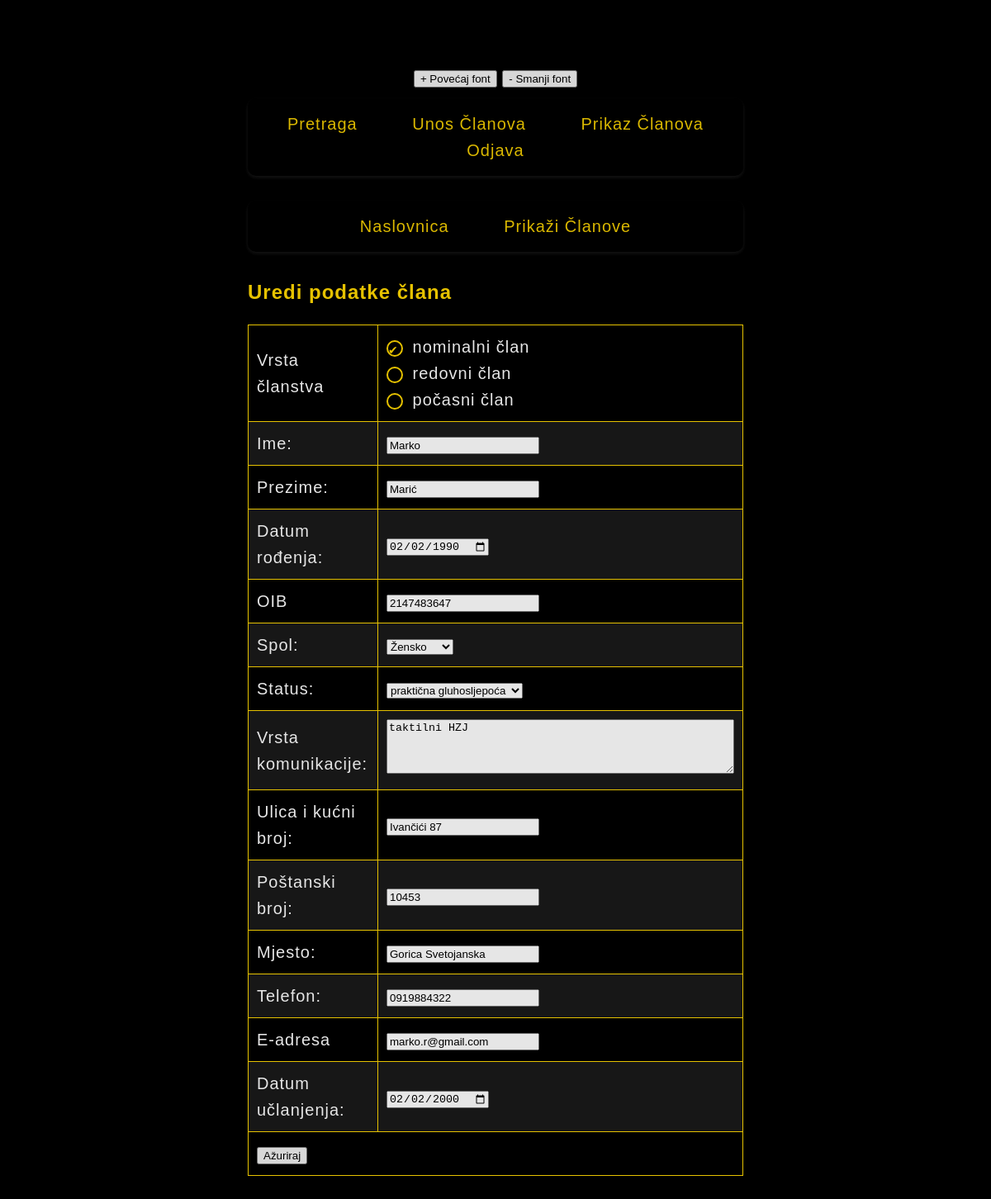
The page /uredi_clana.php?id=2 on the database its author committed.
### tables this page shows
CREATE TABLE IF NOT EXISTS `up_clanovi` (
  `ID` int NOT NULL AUTO_INCREMENT,
  `vrsta` varchar(20) NOT NULL,
  `ime` varchar(20) NOT NULL,
  `prezime` varchar(20) NOT NULL,
  `datum_rodjenja` varchar(20) NOT NULL,
  `oib` varchar(11) NOT NULL,
  `gender` varchar(7) NOT NULL,
  `status` varchar(50) NOT NULL,
  `komunikacija` varchar(255) NOT NULL,
  `ulica` varchar(50) NOT NULL,
  `postanski_broj` varchar(6) NOT NULL,
  `mjesto` varchar(50) NOT NULL,
  `telefon` varchar(20) DEFAULT NULL,
  `email` varchar(50) DEFAULT NULL,
  `clanstvo` varchar(20) NOT NULL,
  PRIMARY KEY (`ID`)
);

### uredi_clana.php (the view, shortened to what this page needs)
<!DOCTYPE html>
<html lang="hr">
<head>
    <link rel="stylesheet" href="rundekstil.css">
</head>
<body>
<?php
include 'header.php';
include 'navigacija.php';
include 'povezivanje.php';
$clan_id = $_GET['id'];
$query = "SELECT * FROM up_clanovi WHERE id = ?";
$stmt = $conn->prepare($query);
$stmt->bind_param("i", $clan_id);
$stmt->execute();
$result = $stmt->get_result();
$id = $result->fetch_assoc();
?>
<nav>
<a href="index.php">Naslovnica</a>
<a href="prikazclanova.php">Prikaži Članove</a>
</nav>
<main>
    <h2>Uredi podatke člana</h2>
    <form action="spremi_izmjene.php" method="POST">
        <table>
    <tr>
        <td><label for="vrsta">Vrsta članstva</label></td>
        <td>
            <label><input type="radio" name="vrsta" value="nominalni" <?php if($id['vrsta'] == 'nominalni') echo 'checked'; ?>> nominalni član</label><br>
            <label><input type="radio" name="vrsta" value="redovni" <?php if($id['vrsta'] == 'redovni') echo 'checked'; ?>> redovni član</label><br>
            <label><input type="radio" name="vrsta" value="pocasni" <?php if($id['vrsta'] == 'pocasni') echo 'checked'; ?>> počasni član</label>
        </td>
    </tr>
    <tr>
        <td><label for="ime">Ime:</label></td>
        <td><input type="text" id="ime" name="ime" value="<?php echo $id['ime']; ?>"></td>
    </tr>
    <tr>
        <td><label for="prezime">Prezime:</label></td>
        <td><input type="text" id="prezime" name="prezime" value="<?php echo $id['prezime']; ?>"></td>
    </tr>
    <tr>
        <td><label for="datum_rodjenja">Datum rođenja:</label></td>
        <td>
            <input type="date" id="datum_rodjenja" name="datum_rodjenja" onchange="displayFormattedDate('datum_rodjenja', 'formattedDateDisplay1')" value="<?php echo $id['datum_rodjenja']; ?>" required>
        </td>
    </tr>
    <tr>
        <td><label for="oib">OIB</label></td>
        <td><input type="number" id="oib" name="oib" value="<?php echo $id['oib']; ?>"></td>
    </tr>
    <tr>
        <td><label for="gender">Spol:</label></td>
        <td>
            <select id="gender" name="gender">
                <option value="Ž" <?php if($id['gender'] == 'Ž') echo 'selected'; ?>>Žensko</option>
            </select>
        </td>
    </tr>
    <tr>
        <td><label for="status">Status:</label></td>
        <td>
            <select id="status" name="status">
                <option value="praktična gluhosljepoća" <?php if($id['status'] == 'praktična gluhosljepoća') echo 'selected'; ?>>praktična gluhosljepoća</option>
            </select>
        </td>
    </tr>
    <tr>
        <td><label for="komunikacija">Vrsta komunikacije:</label></td>
        <td><textarea id="komunikacija" name="komunikacija" rows="4" cols="50"><?php echo $id['komunikacija']; ?></textarea></td>
    </tr>
    <tr>
        <td><label for="ulica">Ulica i kućni broj:</label></td>
        <td><input type="text" id="ulica" name="ulica" value="<?php echo $id['ulica']; ?>"></td>
    </tr>
    <tr>
        <td><label for="postanski_broj">Poštanski broj:</label></td>
        <td><input type="number" id="postanski_broj" name="postanski_broj" value="<?php echo $id['postanski_broj']; ?>"></td>
    </tr>
    <tr>
        <td><label for="mjesto">Mjesto:</label></td>
        <td><input type="text" id="mjesto" name="mjesto" value="<?php echo $id['mjesto']; ?>"></td>
    </tr>
    <tr>
        <td><label for="telefon">Telefon:</label></td>
        <td><input type="tel" id="telefon" name="telefon" pattern="[0-9]{3}-[0-9]{3}-[0-9]{4}" placeholder="091-123-4567" value="<?php echo $id['telefon']; ?>"></td>
    </tr>
    <tr>
        <td><label for="email">E-adresa</label></td>
        <td><input type="email" id="email" name="email" value="<?php echo $id['email']; ?>"></td>
    </tr>
    <tr>
        <td><label for="clanstvo">Datum učlanjenja:</label></td>
        <td>
            <input type="date" id="clanstvo" name="clanstvo" onchange="displayFormattedDate('clanstvo', 'formattedDateDisplay2')" value="<?php echo $id['clanstvo']; ?>" required>
        </td>
    </tr>
    <tr>
        <td colspan="2"><input type="submit" value="Ažuriraj"></td>
    </tr>
</table>
</form>
</main>
</body>
</html>

### header.php (shortened to what this page needs)
<link rel="stylesheet" href="rundekstil.css">
<header>
     <center>
      <button class="gumb" id="increase-font-size">
        + Povećaj font
      </button>
      <button class="gumb" id="decrease-font-size">
        - Smanji font
      </button>
    </center>
</header>

### navigacija.php (shortened to what this page needs)
<nav>
    <a href="pretraga.php">Pretraga</a>
    <a href="unos_clanova.php">Unos Članova</a>
    <a href="prikazclanova.php">Prikaz Članova</a>
    <a href="index.php">Odjava</a>
</nav>

### rundekstil.css (style rules this page uses)
body { line-height: 1.6; letter-spacing: 1px; font-family: Arial, sans-serif; font-size: 20px; color: #ffffff; background-color: #000000; margin: 77px; margin-left: 25%; margin-right: 25%; opacity: 0.9; }
h1, h2, h3 { font-family: Arial, sans-serif; color: #FFD700; }
h2 { font-size: 24px; }
nav { font-family: Arial, sans-serif; font-size: 20px; text-align: center; background-color: #000000; padding: 15px 0; margin-top: 10px; margin-bottom: 30px; box-shadow: 0px 2px 5px rgba(255, 255, 255, 0.1); border-radius: 10px; opacity: 0.95; }
nav a { text-decoration: none; color: #FFD700; padding: 10px 20px; margin: 0 10px; border-radius: 5px; transition: background-color 0.3s ease; }
input[type="radio"] { appearance: none; -webkit-appearance: none; -moz-appearance: none; display: inline-block; width: 20px; height: 20px; background-color: #000000; border: 2px solid #FFD700; border-radius: 50%; margin: 0 5px 0 0; padding: 0; vertical-align: middle; cursor: pointer; }
input[type="radio"]:checked:before { content: "✔"; font-family: Arial, monospace; font-size: 14px; line-height: 20px; color: #FFD700; text-align: center; }
table { width: 100%; border-collapse: collapse; color: #ffffff; background-color: #000000; }
th, td { padding: 10px; text-align: left; border: 1px solid #FFD700; }
tr:nth-child(even) { background-color: #1a1a1a; }

### rows shown on the page
up_clanovi: vrsta "☑ nominalni član", vrsta "☐ redovni član", vrsta "☐ počasni član", ime "Marko", prezime "Marić", datum_rodjenja "02/02/1990", oib "2147483647", gender "Žensko", status "praktična gluhosljepoća", komunikacija "taktilni HZJ", ulica "Ivančići 87", postanski_broj "10453", mjesto "Gorica Svetojanska", telefon "0919884322", email "marko.r@gmail.com", clanstvo "02/02/2000"
